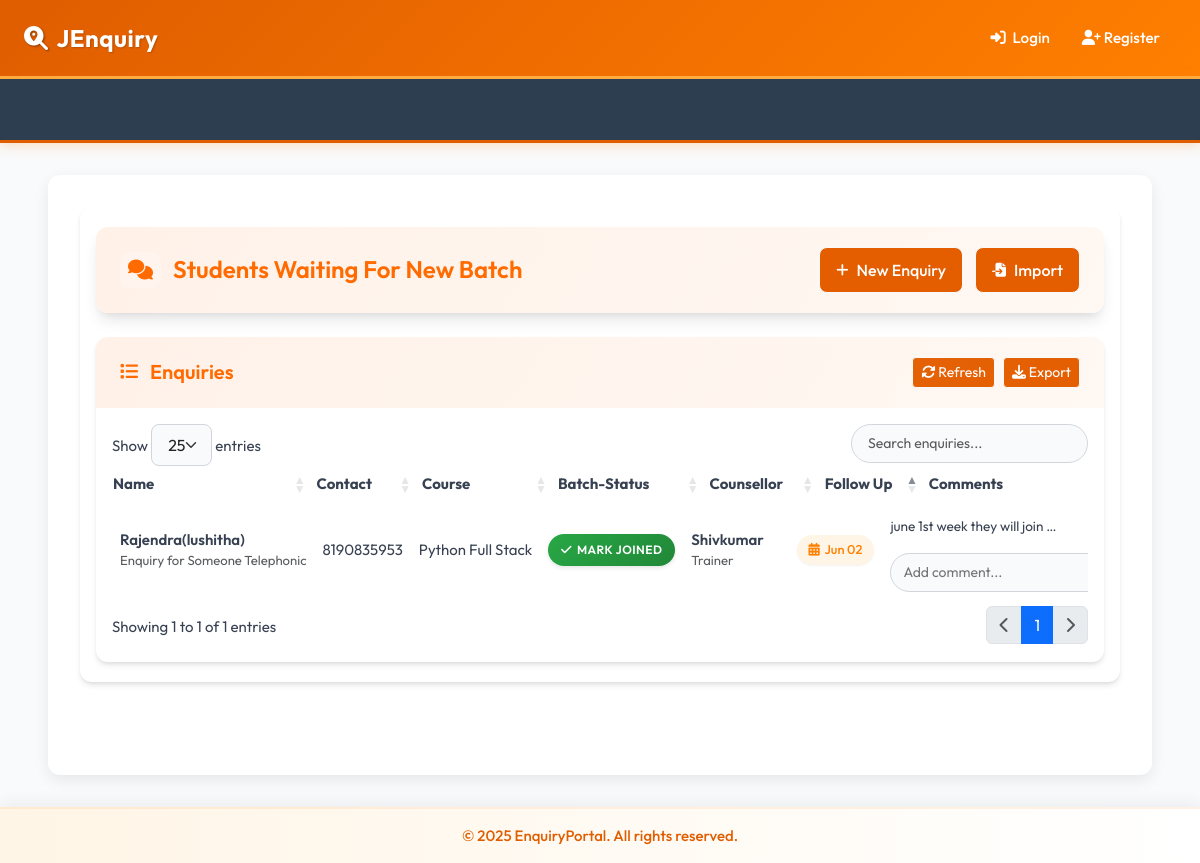
/inconsistent-joined/, run on the app's committed database.
### enquiry/models.py (models this page shows, shortened)
class Enquiry(models.Model):
    STATUS_CHOICES = [
        ('joined', 'Joined'),
        ('pending', 'Pending'),
        ('dropout', 'Dropout'),
    ]
    SUBJECT_CHOICES = [
        ('java_full_stack', 'Java Full Stack'),
        ('python_full_stack', 'Python Full Stack'),
        ('other', 'Other'),
    ]
    ENQUIRY_TYPE_CHOICES = [
        ('someone_telephonic', 'Enquiry for Someone Telephonic'),
        ('direct_telephonic', 'Direct Enquiry Telephonic'),
        ('someone_walkin', 'Enquiry for Someone WalkIn'),
        ('direct_walkin', 'Direct Enquiry WalkIn'),
        ('telephonic_to_walkin', 'Telephonic To Walkin'),
    ]
    name = models.CharField(max_length=100)
    mobile = models.CharField(max_length=15, unique=True)
    subject = models.CharField(max_length=50, choices=SUBJECT_CHOICES)
    status = models.CharField(max_length=10, choices=STATUS_CHOICES, default='pending')
    enquiry_type = models.CharField(max_length=30, choices=ENQUIRY_TYPE_CHOICES, default='direct_telephonic')
    counsellor = models.ForeignKey(Counsellor, on_delete=models.CASCADE)
    created_at = models.DateTimeField(auto_now_add=True)
    followup_date = models.DateField(null=True, blank=True)
    enquiry_date = models.DateField(null=True, blank=True)
    parent_number = models.CharField(max_length=15, blank=True, null=True)
    fees_paid_date = models.DateField(null=True, blank=True)
    native_district_name=models.CharField(max_length=30,blank=True,null=True)
    target_fees = models.DecimalField(
        max_digits=12, decimal_places=2,
        null=True, blank=True,
        help_text="Total fees for the course"
    )
    fees_paid = models.DecimalField(
        max_digits=12, decimal_places=2,
        default=0.00,
        help_text="Total amount paid by the student"
    )
    fees_balance = models.DecimalField(
        max_digits=12, decimal_places=2,
        null=True, blank=True,
        help_text="Remaining balance (calculated automatically)"
    )
    due_date = models.DateField(
        null=True, blank=True,
        help_text="Deadline for full fees payment"
    )
    other_subject_name = models.CharField(
        max_length=100,
        blank=True,
        null=True,
        help_text="Specify the subject if 'Other' is selected"
    )
    is_joined_batch = models.BooleanField(
    default=False,
    help_text="True if the student has joined a batch"
)
    joined_date = models.DateField(
        null=True,
        blank=True,
        help_text="Date when the student joined"
    )
    VISIT_TYPE_CHOICES = [
        ('alone_walkin', 'Alone Walkin'),
        ('came_with_parents', 'Came with parents'),
        ('student_reference', 'Student Reference'),
        ('old_student_reference', 'Old Student Reference'),
        ('came_with_relatives', 'Came with relatives'),
        ('telephonic','Telephonic'),
    ]
    visit_type = models.CharField(
        max_length=30,
        choices=VISIT_TYPE_CHOICES,
        default='alone_walkin',
        help_text="How did the student come for enquiry?"
    )

class Counsellor(models.Model):
    name = models.CharField(max_length=100, unique=True)
    mobile = models.CharField(max_length=15)
    department = models.CharField(max_length=100)

class Comment(models.Model):
    enquiry = models.ForeignKey(Enquiry, on_delete=models.CASCADE, related_name='comments')
    comment = models.TextField()
    created_at = models.DateTimeField(default=timezone.now)
    class Meta:
        get_latest_by = 'created_at'
        ordering = ['-created_at']

### enquiry/views.py (the view)
# urls.py: path('inconsistent-joined/', views.InconsistentJoinedEnquiryListView.as_view(), name='inconsistent_joined'),
class InconsistentJoinedEnquiryListView(ListView):
    model = Enquiry
    template_name = 'inconsistent_joined_list.html'
    context_object_name = 'enquiries'
    def get_queryset(self):
        return Enquiry.objects.filter(status='joined', is_joined_batch=False)

### enquiry/models.py (called while the page is built)
    @property
    def actual_collected(self):
        from .models import PaymentHistory
        total = PaymentHistory.objects.filter(
            payment_date__year=self.year,
            payment_date__month=self.month
        ).aggregate(Sum('amount_paid'))['amount_paid__sum'] or Decimal('0.00')
        return total

### template/inconsistent_joined_list.html (shortened to what this page needs)
{% extends 'base.html' %}
{% block extra_css %}
<link rel="stylesheet" href="https://cdn.datatables.net/1.13.6/css/dataTables.bootstrap5.min.css">
<link rel="stylesheet" href="https://cdnjs.cloudflare.com/ajax/libs/font-awesome/6.4.0/css/all.min.css">
{% endblock %}
{% block content %}
<div class="app-wrapper">
    <div class="dashboard-header">
        <h1 class="dashboard-title">
            <i class="fas fa-comments"></i>
            Students Waiting For New Batch
        </h1>
        <div class="dashboard-actions">
            <a href="{% url 'enquiry:add_enquiry' %}" class="btn btn-light">
                <i class="fas fa-plus"></i> New Enquiry
            </a>
            <a href="{% url 'enquiry:bulk_enquiry_upload' %}" class="btn btn-outline-light">
                <i class="fas fa-file-import"></i> Import
            </a>
        </div>
    </div>
    <div class="data-card">
        <div class="card-header">
            <h2 class="card-title">
                <i class="fas fa-list"></i> Enquiries
            </h2>
            <div class="d-flex gap-2">
                <button id="refreshTable" class="btn btn-sm btn-outline-light">
                    <i class="fas fa-sync-alt"></i> Refresh
                </button>
                <button id="exportCSV" class="btn btn-sm btn-outline-light">
                    <i class="fas fa-download"></i> Export
                </button>
            </div>
        </div>
        <div class="card-body p-0">
            <div class="data-table-wrapper">
                <table id="enquiryTable" class="display nowrap w-100">
                    <thead>
                        <tr>
                            <th>Name</th>
                            <th>Contact</th>
                            <th>Course</th>
                            <th>Batch-Status</th>
                            <th>Counsellor</th>
                            <th>Follow Up</th>
                            <th>Comments</th>
                        </tr>
                    </thead>
                    <tbody>
                        {% for enquiry in enquiries %}
                        <tr id="enquiry-row-{{ enquiry.id }}">
                            <td>
                                <div class="fw-semibold">{{ enquiry.name }}</div>
                                <div class="text-muted small">{{ enquiry.get_enquiry_type_display }}</div>
                            </td>
                            <td>{{ enquiry.mobile }}</td>
                            <td>{{ enquiry.get_subject_display }}</td>
                            <td>
    <button class="capsule-button btn-success-modern" onclick="markAsJoined({{ enquiry.id }}, this)">
        <span class="btn-text">
            <i class="fas fa-check"></i>
            Mark Joined
        </span>
    </button>
</td>
                            <td>
                                <div class="fw-semibold">{{ enquiry.counsellor.name }}</div>
                                <div class="text-muted small">{{ enquiry.counsellor.department }}</div>
                            </td>
                            <td>
                                <div class="followup-date {% if enquiry.followup_date <= today %}urgent{% endif %}"
                                     data-enquiry-id="{{ enquiry.id }}">
                                    <i class="fas fa-calendar-alt"></i>
                                    {% if enquiry.followup_date %}
                                        {{ enquiry.followup_date|date:"M d" }}
                                    {% else %}
                                        Set Date
                                    {% endif %}
                                </div>
                            </td>
                            <td>
                                <div id="comment-container-{{ enquiry.id }}">
                                    {% with enquiry.comments.all|first as comment %}
                                        {% if comment %}
                                            <div class="comment-preview"
                                                 title="{{ comment.comment }}"
                                                 data-enquiry-id="{{ enquiry.id }}">
                                                {{ comment.comment|truncatechars:30 }}
                                            </div>
                                        {% else %}
                                            <span class="text-muted">No comments</span>
                                        {% endif %}
                                    {% endwith %}
                                </div>
                                <div class="comment-input-group">
                                    <input type="text"
                                           id="comment-input-{{ enquiry.id }}"
                                           class="comment-input"
                                           placeholder="Add comment...">
                                </div>
                            </td>
                        </tr>
                        {% endfor %}
                    </tbody>
                </table>
            </div>
        </div>
    </div>
</div>
{% endblock %}

### template/base.html (style rules this page uses)
:root { --primary-orange: #ff7f00; --dark-orange: #e05d00; --light-orange: #ffae42; --very-light-orange: #fff5e6; --white: #ffffff; --gray-100: #f8f9fa; --gray-200: #e9ecef; }
body { font-family: 'Poppins', 'Segoe UI', Tahoma, Geneva, Verdana, sans-serif; background-color: var(--gray-100); font-size: 15px; min-height: 100vh; display: flex; flex-direction: column; }
.card-header { background: linear-gradient(45deg, var(--primary-orange), var(--light-orange)); color: var(--white); font-weight: 600; border-bottom: none; padding: 1rem 1.25rem; }
.card-body { padding: 1.5rem; }

### data on the page
Enquiry: name "Rajendra(lushitha)", enquiry_type "Enquiry for Someone Telephonic", mobile "8190835953", subject "Python Full Stack", counsellor.name "Shivkumar", counsellor.department "Trainer", followup_date "Jun 02"
Comment: comment "june 1st week they will join …"
